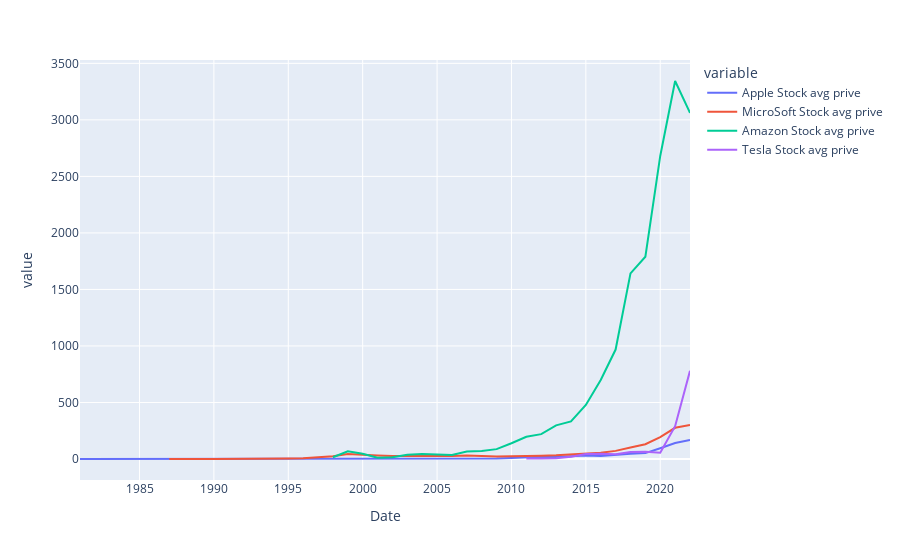

Notebook code for this chart:
### Markdown cell above
### 10.plot prices

### Code cell
fig = px.line(avg_df, x="Date", y=["Apple Stock avg prive", "MicroSoft Stock avg prive" , "Amazon Stock avg prive" ,"Tesla Stock avg prive"])
fig.show()

### Figure 1 — Plotly figure (JSON) as saved in the notebook; plotly's stock layout.template omitted (floating-point values rounded to 4 significant figures)
{"data": [{"hovertemplate": "variable=Apple Stock avg prive<br>Date=%{x}<br>value=%{y}<extra></extra>", "legendgroup": "Apple Stock avg prive", "line": {"color": "#636efa", "dash": "solid"}, "mode": "lines", "name": "Apple Stock avg prive", "orientation": "v", "showlegend": true, "type": "scatter", "x": [2022, 2021, 2020, 2019, 2018, 2017, 2016, 2015, 2014, 2013, 2012, 2011, 2010, 2009, 2008, 2007, 2006, 2005, 2004, 2003, 2002, 2001, 2000, 1999, 1998, 1997, 1996, 1995, 1994, 1993, 1992, 1991, 1990, 1989, 1988, 1987, 1986, 1985, 1984, 1983, 1982, 1981], "xaxis": "x", "y": [168.8, 141.0, 95.35, 52.06, 47.26, 37.64, 26.15, 30.01, 23.07, 16.88, 20.57, 13.0, 9.28, 5.243, 5.071, 4.581, 2.529, 1.667, 0.6344, 0.3311, 0.3418, 0.3611, 0.8163, 0.5158, 0.2729, 0.1604, 0.2225, 0.362, 0.3043, 0.3663, 0.4893, 0.4687, 0.3354, 0.372, 0.3709, 0.3478, 0.1449, 0.0902, 0.1197, 0.1675, 0.0855, 0.1085], "yaxis": "y"}, {"hovertemplate": "variable=MicroSoft Stock avg prive<br>Date=%{x}<br>value=%{y}<extra></extra>", "legendgroup": "MicroSoft Stock avg prive", "line": {"color": "#EF553B", "dash": "solid"}, "mode": "lines", "name": "MicroSoft Stock avg prive", "orientation": "v", "showlegend": true, "type": "scatter", "x": [2022, 2021, 2020, 2019, 2018, 2017, 2016, 2015, 2014, 2013, 2012, 2011, 2010, 2009, 2008, 2007, 2006, 2005, 2004, 2003, 2002, 2001, 2000, 1999, 1998, 1997, 1996, 1995, 1994, 1993, 1992, 1991, 1990, 1989, 1988, 1987, 1986, 1985, 1984, 1983, 1982, 1981], "xaxis": "x", "y": [301.6, 275.9, 193.0, 130.4, 101.0, 71.98, 55.26, 46.71, 42.45, 32.49, 29.82, 26.05, 27.06, 22.98, 26.65, 30.45, 26.29, 25.87, 27.12, 26.1, 27.27, 31.27, 38.11, 43.77, 24.63, 15.12, 7.544, 5.19, 3.205, 2.609, 2.506, 1.61, 0.8645, 0.4355, 0.3854, 0.3413, null, null, null, null, null, null], "yaxis": "y"}, {"hovertemplate": "variable=Amazon Stock avg prive<br>Date=%{x}<br>value=%{y}<extra></extra>", "legendgroup": "Amazon Stock avg prive", "line": {"color": "#00cc96", "dash": "solid"}, "mode": "lines", "name": "Amazon Stock avg prive", "orientation": "v", "showlegend": true, "type": "scatter", "x": [2022, 2021, 2020, 2019, 2018, 2017, 2016, 2015, 2014, 2013, 2012, 2011, 2010, 2009, 2008, 2007, 2006, 2005, 2004, 2003, 2002, 2001, 2000, 1999, 1998, 1997, 1996, 1995, 1994, 1993, 1992, 1991, 1990, 1989, 1988, 1987, 1986, 1985, 1984, 1983, 1982, 1981], "xaxis": "x", "y": [3061.0, 3344.0, 2681.0, 1789.0, 1642.0, 968.2, 699.5, 478.1, 332.6, 298.0, 220.3, 196.7, 139.1, 87.28, 69.88, 67.23, 35.91, 39.9, 43.57, 37.74, 16.48, 12.2, 46.55, 69.07, 15.66, null, null, null, null, null, null, null, null, null, null, null, null, null, null, null, null, null], "yaxis": "y"}, {"hovertemplate": "variable=Tesla Stock avg prive<br>Date=%{x}<br>value=%{y}<extra></extra>", "legendgroup": "Tesla Stock avg prive", "line": {"color": "#ab63fa", "dash": "solid"}, "mode": "lines", "name": "Tesla Stock avg prive", "orientation": "v", "showlegend": true, "type": "scatter", "x": [2022, 2021, 2020, 2019, 2018, 2017, 2016, 2015, 2014, 2013, 2012, 2011, 2010, 2009, 2008, 2007, 2006, 2005, 2004, 2003, 2002, 2001, 2000, 1999, 1998, 1997, 1996, 1995, 1994, 1993, 1992, 1991, 1990, 1989, 1988, 1987, 1986, 1985, 1984, 1983, 1982, 1981], "xaxis": "x", "y": [780.0, 290.0, 54.71, 63.46, 62.86, 41.95, 46.01, 44.67, 20.88, 6.234, 5.361, 4.668, null, null, null, null, null, null, null, null, null, null, null, null, null, null, null, null, null, null, null, null, null, null, null, null, null, null, null, null, null, null], "yaxis": "y"}], "layout": {"legend": {"title": {"text": "variable"}, "tracegroupgap": 0}, "margin": {"t": 60}, "xaxis": {"anchor": "y", "domain": [0, 1], "title": {"text": "Date"}}, "yaxis": {"anchor": "x", "domain": [0, 1], "title": {"text": "value"}}}}
